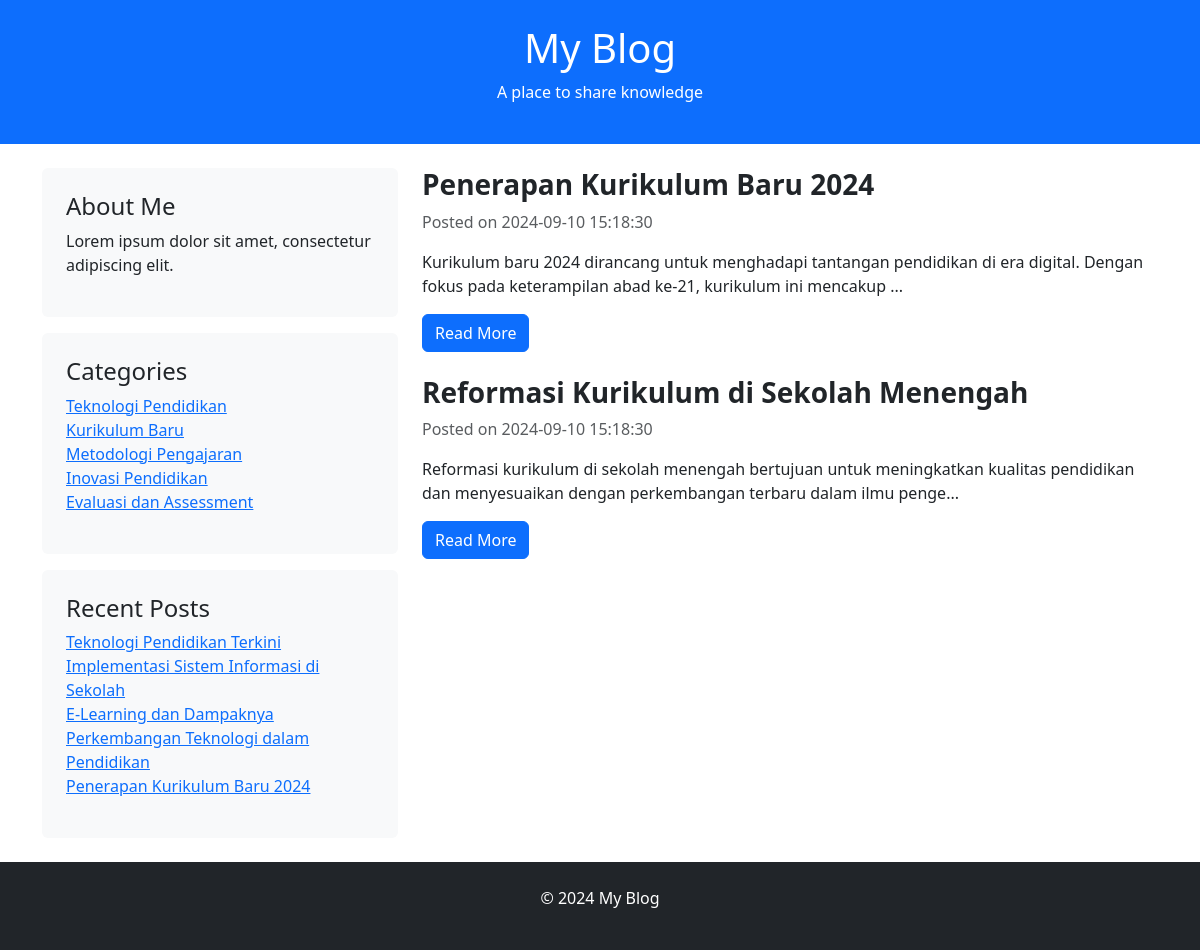
/category.php?id=2, run on the app's committed database.
### tables this page shows
CREATE TABLE `settings` (
  `id` int(11) NOT NULL,
  `title` varchar(100) DEFAULT NULL,
  `slogan` varchar(255) DEFAULT NULL,
  `footer` text DEFAULT NULL
);

CREATE TABLE `categories` (
  `id` int(11) NOT NULL,
  `name` varchar(100) DEFAULT NULL
);

CREATE TABLE `posts` (
  `id` int(11) NOT NULL,
  `title` varchar(255) DEFAULT NULL,
  `content` text DEFAULT NULL,
  `category_id` int(11) DEFAULT NULL,
  `created_at` timestamp NOT NULL DEFAULT current_timestamp()
);

### category.php (the view, shortened to what this page needs)
<?php
include 'db.php';
if (isset($_GET['id'])) {
    $category_id = intval($_GET['id']);
    $categoryQuery = "SELECT * FROM categories WHERE id = $category_id";
    $categoryResult = mysqli_query($conn, $categoryQuery);
    if (mysqli_num_rows($categoryResult) > 0) {
        $postsQuery = "SELECT * FROM posts WHERE category_id = $category_id ORDER BY created_at DESC";
        $postsResult = mysqli_query($conn, $postsQuery);
    } else {
        echo "Category not found!";
        exit;
    }
} else {
    echo "No category ID provided!";
    exit;
}
?>
<!DOCTYPE html>
<html lang="en">
<head>
    <link href="https://cdn.jsdelivr.net/npm/bootstrap@5.3.0-alpha1/dist/css/bootstrap.min.css" rel="stylesheet">
</head>
<body>
    <header class="bg-primary text-white text-center py-4">
        <?php
        $settingsQuery = "SELECT * FROM settings LIMIT 1";
        $settingsResult = mysqli_query($conn, $settingsQuery);
        $settings = mysqli_fetch_assoc($settingsResult);
        ?>
        <h1><?php echo $settings['title']; ?></h1>
        <p><?php echo $settings['slogan']; ?></p>
    </header>
    <div class="container mt-4">
        <div class="row">
            <aside class="col-md-4">
                <div class="p-4 bg-light rounded">
                    <h4>About Me</h4>
                    <p>Lorem ipsum dolor sit amet, consectetur adipiscing elit.</p>
                </div>
                <div class="p-4 mt-3 bg-light rounded">
                    <h4>Categories</h4>
                    <ul class="list-unstyled">
                        <?php
                        $categoriesQuery = "SELECT * FROM categories";
                        $categoriesResult = mysqli_query($conn, $categoriesQuery);
                        while ($category = mysqli_fetch_assoc($categoriesResult)) {
                            echo "<li><a href='category.php?id={$category['id']}'>{$category['name']}</a></li>";
                        }
                        ?>
                    </ul>
                </div>
                <div class="p-4 mt-3 bg-light rounded">
                    <h4>Recent Posts</h4>
                    <ul class="list-unstyled">
                        <?php
                        $recentPostsQuery = "SELECT id, title FROM posts ORDER BY created_at DESC LIMIT 5";
                        $recentPostsResult = mysqli_query($conn, $recentPostsQuery);
                        while ($recentPost = mysqli_fetch_assoc($recentPostsResult)) {
                            echo "<li><a href='post.php?id={$recentPost['id']}'>{$recentPost['title']}</a></li>";
                        }
                        ?>
                    </ul>
                </div>
            </aside>
            <main class="col-md-8">
                <?php
                if (mysqli_num_rows($postsResult) > 0) {
                    while ($post = mysqli_fetch_assoc($postsResult)) {
                        echo "
                        <div class='mb-4'>
                            <h3 class='fw-bold'>{$post['title']}</h3>
                            <p class='text-muted'>Posted on {$post['created_at']}</p>
                            <p>" . substr($post['content'], 0, 150) . "...</p>
                            <a href='post.php?id={$post['id']}' class='btn btn-primary'>Read More</a>
                        </div>
                        ";
                    }
                } else {
                    echo "<p>No posts found in this category.</p>";
                }
                ?>
            </main>
        </div>
    </div>
    <footer class="bg-dark text-white text-center py-4 mt-4">
        <p><?php echo $settings['footer']; ?></p>
    </footer>
</body>
</html>

### data on the page
settings: title "My Blog", slogan "A place to share knowledge", footer "© 2024 My Blog"
categories: name "Teknologi Pendidikan"
categories: name "Kurikulum Baru"
categories: name "Metodologi Pengajaran"
categories: name "Inovasi Pendidikan"
categories: name "Evaluasi dan Assessment"
posts: title "Teknologi Pendidikan Terkini"
posts: title "Implementasi Sistem Informasi di Sekolah"
posts: title "E-Learning dan Dampaknya"
posts: title "Perkembangan Teknologi dalam Pendidikan"
posts: title "Penerapan Kurikulum Baru 2024", created_at "2024-09-10 15:18:30", content "Kurikulum baru 2024 dirancang untuk menghadapi tantangan pendidikan di era digital. Dengan fokus pada keterampilan abad ke-21, kurikulum ini mencakup"
posts: title "Reformasi Kurikulum di Sekolah Menengah", created_at "2024-09-10 15:18:30", content "Reformasi kurikulum di sekolah menengah bertujuan untuk meningkatkan kualitas pendidikan dan menyesuaikan dengan perkembangan terbaru dalam ilmu penge"
